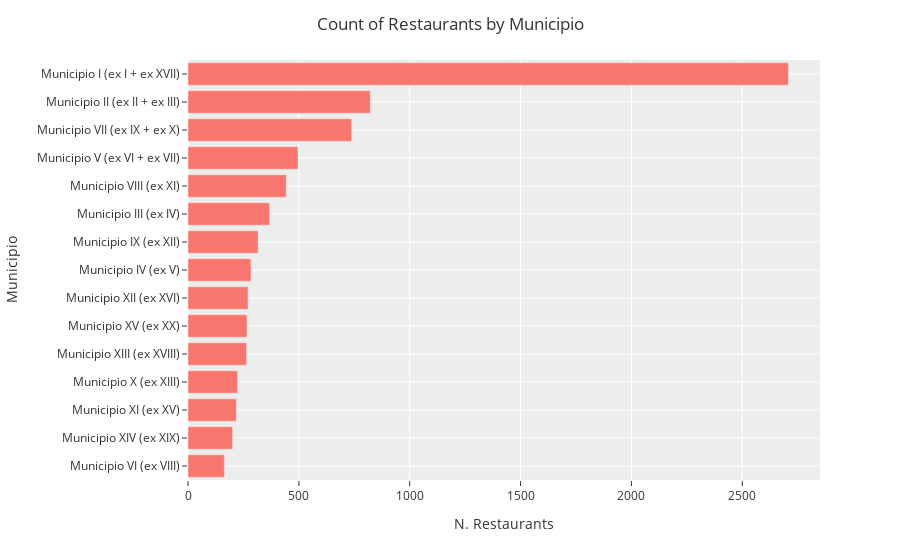

Notebook code cell kept with this figure:
### Code cell
fig = px.bar(
    df[['total_reviews','nome']].groupby('nome').count().sort_values(by='total_reviews'),
    orientation="h",
    template="ggplot2",
    labels={'value':'N. Restaurants', 'nome': 'Municipio'}
    )
fig.update_layout(showlegend=False, title="Count of Restaurants by Municipio")
fig.show()
fig.write_html("count_restaurants_by_municipio.html")

# Intuitivo -> la maggior parte dei ristoranti sta al centro (https://it.wikipedia.org/wiki/Municipio_Roma_I)
# Tor bella -> ultimo per numero ristoranti (SIUM)

### Figure 1 — Plotly figure (JSON) as saved in the notebook; plotly's stock layout.template omitted (floating-point values rounded to 4 significant figures)
{"data": [{"alignmentgroup": "True", "hovertemplate": "variable=total_reviews<br>N. Restaurants=%{x}<br>Municipio=%{y}<extra></extra>", "legendgroup": "total_reviews", "marker": {"color": "#F8766D", "pattern": {"shape": ""}}, "name": "total_reviews", "offsetgroup": "total_reviews", "orientation": "h", "showlegend": true, "textposition": "auto", "type": "bar", "x": [164, 201, 218, 224, 264, 266, 271, 284, 316, 368, 443, 496, 738, 822, 2708], "xaxis": "x", "y": ["Municipio VI (ex VIII)", "Municipio XIV (ex XIX)", "Municipio XI (ex XV)", "Municipio X (ex XIII)", "Municipio XIII (ex XVIII)", "Municipio XV (ex XX)", "Municipio XII (ex XVI)", "Municipio IV (ex V)", "Municipio IX (ex XII)", "Municipio III (ex IV)", "Municipio VIII (ex XI)", "Municipio V (ex VI + ex VII)", "Municipio VII (ex IX + ex X)", "Municipio II (ex II + ex III)", "Municipio I (ex I + ex XVII)"], "yaxis": "y"}], "layout": {"barmode": "relative", "legend": {"title": {"text": "variable"}, "tracegroupgap": 0}, "margin": {"t": 60}, "showlegend": false, "title": {"text": "Count of Restaurants by Municipio"}, "xaxis": {"anchor": "y", "domain": [0, 1], "title": {"text": "N. Restaurants"}}, "yaxis": {"anchor": "x", "domain": [0, 1], "title": {"text": "Municipio"}}}}
